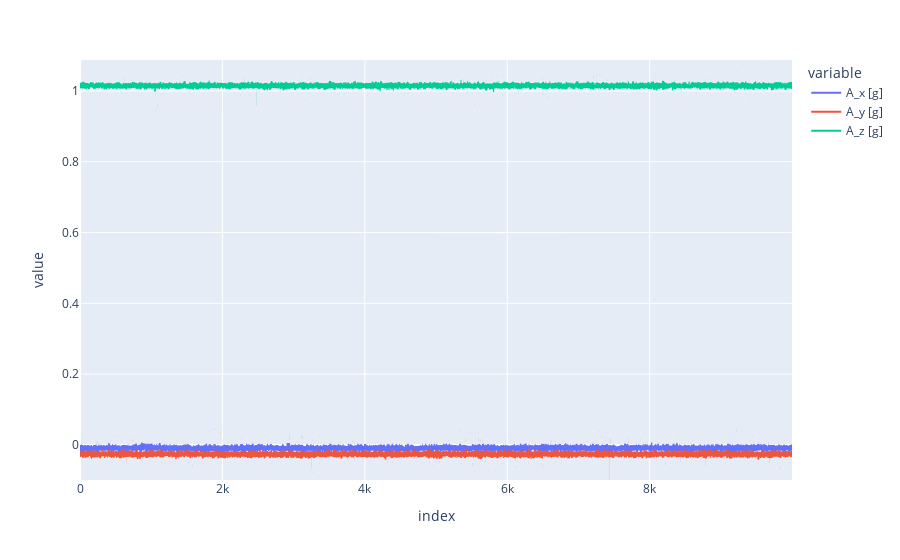

The code cell stored with this chart in its notebook:
### Markdown cell above
Let's now plot this time serie; we first remove the 'Time' column from ```df```, only keep the three axes {x, y, z} and use the plotly library.

**If the number of points to plot is very large, plotly can take some time to load and plot the graph, pls be patient.**

However, once the graph is plotted, we can zoom in and analyze specific parts of our time serie.

In this example, our acquisition contained a 100Hz sinusoid.

### Code cell
acc = df[['A_x [g]','A_y [g]','A_z [g]']]
import plotly.express as px

fig = px.line(acc.head(10000))
fig

### Figure 1 — Plotly figure (JSON) as saved in the notebook; plotly's stock layout.template omitted (floating-point values rounded to 4 significant figures; data arrays with more than 128 entries replaced by an {"elided": "..."} marker saying what was removed)
{"data": [{"hovertemplate": "variable=A_x [g]<br>index=%{x}<br>value=%{y}<extra></extra>", "legendgroup": "A_x [g]", "line": {"color": "#636efa", "dash": "solid"}, "marker": {"symbol": "circle"}, "mode": "lines", "name": "A_x [g]", "showlegend": true, "type": "scattergl", "x": {"elided": "10000 int values"}, "xaxis": "x", "y": {"elided": "10000 float values"}, "yaxis": "y"}, {"hovertemplate": "variable=A_y [g]<br>index=%{x}<br>value=%{y}<extra></extra>", "legendgroup": "A_y [g]", "line": {"color": "#EF553B", "dash": "solid"}, "marker": {"symbol": "circle"}, "mode": "lines", "name": "A_y [g]", "showlegend": true, "type": "scattergl", "x": {"elided": "10000 int values"}, "xaxis": "x", "y": {"elided": "10000 float values"}, "yaxis": "y"}, {"hovertemplate": "variable=A_z [g]<br>index=%{x}<br>value=%{y}<extra></extra>", "legendgroup": "A_z [g]", "line": {"color": "#00cc96", "dash": "solid"}, "marker": {"symbol": "circle"}, "mode": "lines", "name": "A_z [g]", "showlegend": true, "type": "scattergl", "x": {"elided": "10000 int values"}, "xaxis": "x", "y": {"elided": "10000 float values"}, "yaxis": "y"}], "layout": {"legend": {"title": {"text": "variable"}, "tracegroupgap": 0}, "margin": {"t": 60}, "xaxis": {"anchor": "y", "domain": [0, 1], "title": {"text": "index"}}, "yaxis": {"anchor": "x", "domain": [0, 1], "title": {"text": "value"}}}}
